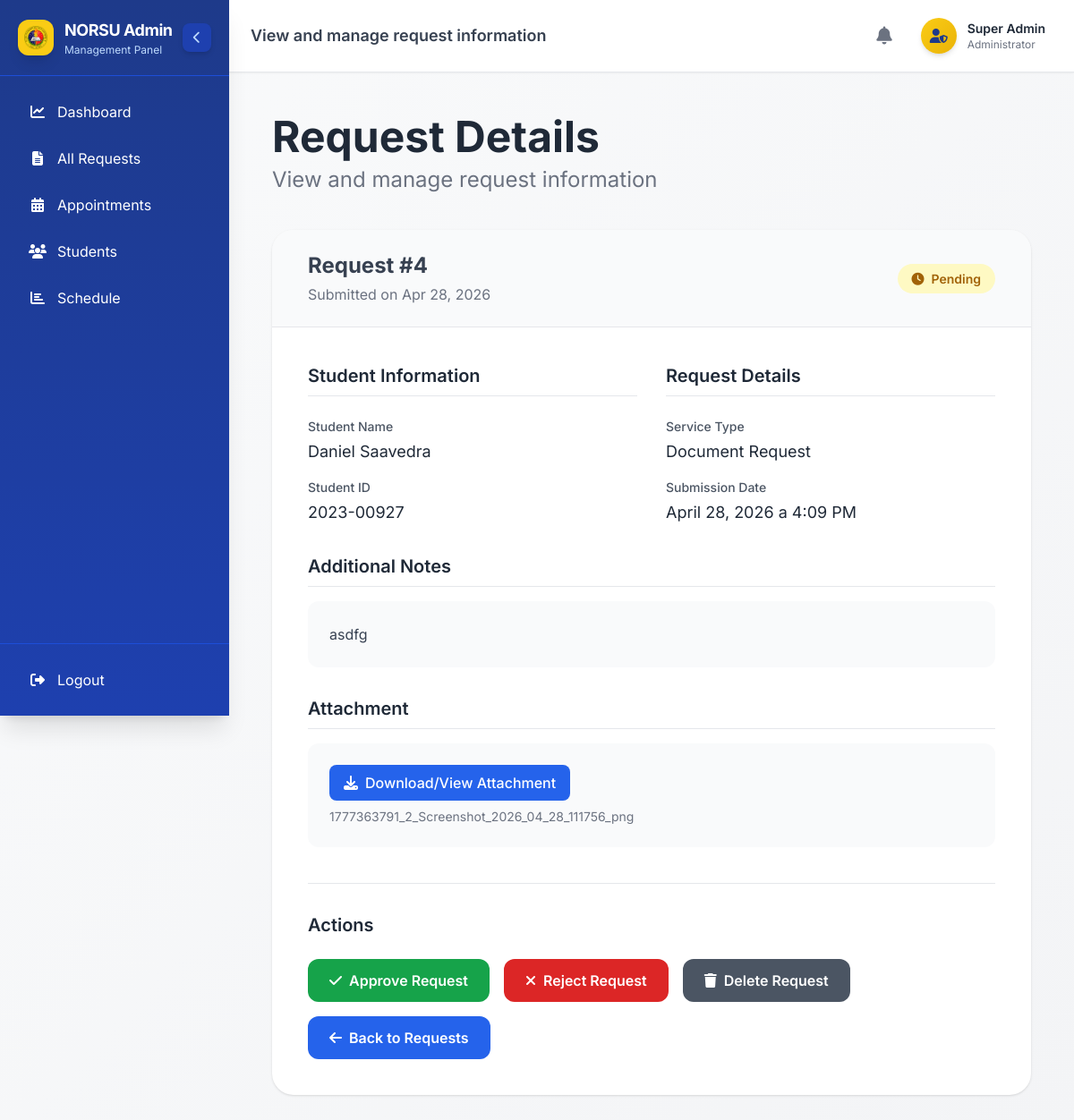
The app's page /public/admin/RequestView.php?id=4 (signed in) with its own data.
### tables this page shows
CREATE TABLE `requests` (
  `id` int(11) NOT NULL,
  `user_id` int(11) NOT NULL,
  `service_type` varchar(100) NOT NULL,
  `notes` text DEFAULT NULL,
  `year_level` varchar(50) DEFAULT NULL,
  `contact_number` varchar(20) DEFAULT NULL,
  `document_file` varchar(255) DEFAULT NULL,
  `status` enum('pending','approved','rejected','cancelled') DEFAULT 'pending',
  `created_at` datetime DEFAULT current_timestamp(),
  `updated_at` datetime DEFAULT NULL ON UPDATE current_timestamp()
);

CREATE TABLE `students` (
  `id` int(11) NOT NULL,
  `student_id` varchar(50) NOT NULL,
  `name` varchar(100) NOT NULL,
  `course` varchar(100) NOT NULL,
  `email` varchar(100) NOT NULL,
  `password` varchar(255) NOT NULL,
  `role` enum('super_admin','admin','student') NOT NULL DEFAULT 'student',
  `middle_name` varchar(100) DEFAULT NULL,
  `dob` date DEFAULT NULL,
  `profile_image` varchar(255) DEFAULT NULL,
  `phone_number` varchar(20) DEFAULT NULL,
  `created_at` timestamp NOT NULL DEFAULT current_timestamp(),
  `updated_at` timestamp NOT NULL DEFAULT current_timestamp() ON UPDATE current_timestamp()
);

### public/admin/RequestView.php (called while the page is built)
<?php
require_once __DIR__ . '/../../controller/admin/RequestViewPageController.php';
$viewData = RequestViewPageController::load();
extract($viewData);
include __DIR__ . '/../../view/admin/requestView.php';

### controller/admin/RequestViewPageController.php (called while the page is built, shortened)
<?php
class RequestViewPageController
{
    public static function load()
    {
        $viewData = AdminPageController::boot(
            'Request Details',
            'View and manage request information'
        );
        $conn = $viewData['conn'];
        $id = intval($_GET['id']);
        $query = mysqli_query($conn, "
            SELECT r.*, s.name, s.student_id, s.course
            FROM requests r
            LEFT JOIN students s ON r.user_id = s.id
            WHERE r.id = $id
        ");
        $request = mysqli_fetch_assoc($query);
        return array_merge($viewData, [
            'request' => $request,
        ]);
    }
}

### view/admin/requestView.php (the view, shortened to what this page needs)
<?php include __DIR__ . '/../../public/admin/includes/AdminHeader.php'; ?>
<div class="p-12">
    <h2 class="text-5xl font-bold text-gray-800 mb-2">Request Details</h2>
    <p class="text-gray-500 text-2xl mb-10">View and manage request information</p>
    <div class="bg-white rounded-3xl shadow overflow-hidden">
        <div class="px-10 py-6 border-b bg-gray-50">
            <div class="flex justify-between items-center">
                <div>
                    <h3 class="text-2xl font-bold text-gray-700">Request #<?php echo $request['id']; ?></h3>
                    <p class="text-gray-500 mt-1">Submitted on <?php echo date("M d, Y", strtotime($request['created_at'])); ?></p>
                </div>
                <div class="text-right">
                    <?php if ($request['status'] == 'pending'): ?>
                        <span class="bg-yellow-100 text-yellow-700 px-4 py-2 rounded-full text-sm font-semibold"><i class="fas fa-clock mr-2"></i>Pending</span>
                    <?php elseif ($request['status'] == 'approved'): ?>
                        <span class="bg-green-100 text-green-700 px-4 py-2 rounded-full text-sm font-semibold"><i class="fas fa-check mr-2"></i>Approved</span>
                    <?php else: ?>
                        <span class="bg-red-100 text-red-700 px-4 py-2 rounded-full text-sm font-semibold"><i class="fas fa-times mr-2"></i>Rejected</span>
                    <?php endif; ?>
                </div>
            </div>
        </div>
        <div class="p-10">
            <div class="grid grid-cols-1 md:grid-cols-2 gap-8">
                <div class="space-y-6">
                    <h4 class="text-xl font-semibold text-gray-800 border-b pb-2">Student Information</h4>
                    <div class="space-y-4">
                        <div>
                            <label class="block text-sm font-medium text-gray-600 mb-1">Student Name</label>
                            <p class="text-lg text-gray-800"><?php echo htmlspecialchars($request['name']); ?></p>
                        </div>
                        <div>
                            <label class="block text-sm font-medium text-gray-600 mb-1">Student ID</label>
                            <p class="text-lg text-gray-800"><?php echo htmlspecialchars($request['student_id']); ?></p>
                        </div>
                    </div>
                </div>
                <div class="space-y-6">
                    <h4 class="text-xl font-semibold text-gray-800 border-b pb-2">Request Details</h4>
                    <div class="space-y-4">
                        <div>
                            <label class="block text-sm font-medium text-gray-600 mb-1">Service Type</label>
                            <p class="text-lg text-gray-800"><?php echo htmlspecialchars($request['service_type']); ?></p>
                        </div>
                        <div>
                            <label class="block text-sm font-medium text-gray-600 mb-1">Submission Date</label>
                            <p class="text-lg text-gray-800"><?php echo date("F d, Y \a\t g:i A", strtotime($request['created_at'])); ?></p>
                        </div>
                    </div>
                </div>
            </div>
            <div class="mt-8">
                <h4 class="text-xl font-semibold text-gray-800 border-b pb-2 mb-4">Additional Notes</h4>
                <div class="bg-gray-50 rounded-xl p-6">
                    <p class="text-gray-700 leading-relaxed"><?php echo nl2br(htmlspecialchars($request['notes'])); ?></p>
                </div>
            </div>
            <div class="mt-8">
                <h4 class="text-xl font-semibold text-gray-800 border-b pb-2 mb-4">Attachment</h4>
                <?php if (!empty($request['document_file'])): ?>
                    <?php
                        $document_path = trim(str_replace('\\', '/', $request['document_file']));
                        $document_path = ltrim($document_path, '/');
                        if (strpos($document_path, 'public/uploads/requests/') === 0) {
                            $document_path = 'uploads/requests/' . basename($document_path);
                        } elseif (strpos($document_path, 'uploads/requests/') !== 0) {
                            $document_path = 'uploads/requests/' . basename($document_path);
                        }
                        $document_url = '../../' . implode('/', array_map('rawurlencode', explode('/', $document_path)));
                        $document_name = basename($document_path);
                    ?>
                    <div class="bg-gray-50 rounded-xl p-6">
                        <a href="<?php echo htmlspecialchars($document_url); ?>"
                           target="_blank"
                           class="inline-flex items-center gap-2 bg-blue-600 hover:bg-blue-700 text-white px-4 py-2 rounded-lg font-medium transition">
                            <i class="fas fa-download"></i>Download/View Attachment
                        </a>
                        <p class="text-sm text-gray-500 mt-2"><?php echo htmlspecialchars($document_name); ?></p>
                    </div>
                <?php else: ?>
                    <div class="bg-gray-50 rounded-xl p-6">
                        <p class="text-gray-500"><i class="fas fa-file-circle-xmark mr-2"></i>No attachment</p>
                    </div>
                <?php endif; ?>
            </div>
            <div class="mt-10 pt-8 border-t">
                <h4 class="text-xl font-semibold text-gray-800 mb-6">Actions</h4>
                <div class="flex flex-wrap gap-4">
                    <?php if ($request['status'] == 'pending'): ?>
                        <a href="Requests.php?approve=<?php echo $request['id']; ?>" onclick="return confirm('Approve this request?')" class="bg-green-600 hover:bg-green-700 text-white px-6 py-3 rounded-xl font-semibold transition flex items-center gap-2"><i class="fas fa-check"></i>Approve Request</a>
                        <a href="Requests.php?reject=<?php echo $request['id']; ?>" onclick="return confirm('Reject this request?')" class="bg-red-600 hover:bg-red-700 text-white px-6 py-3 rounded-xl font-semibold transition flex items-center gap-2"><i class="fas fa-times"></i>Reject Request</a>
                    <?php endif; ?>
                    <a href="DeleteRequest.php?id=<?php echo $request['id']; ?>" onclick="return confirm('Delete this request permanently?')" class="bg-gray-600 hover:bg-gray-700 text-white px-6 py-3 rounded-xl font-semibold transition flex items-center gap-2"><i class="fas fa-trash"></i>Delete Request</a>
                    <a href="Requests.php" class="bg-blue-600 hover:bg-blue-700 text-white px-6 py-3 rounded-xl font-semibold transition flex items-center gap-2"><i class="fas fa-arrow-left"></i>Back to Requests</a>
                </div>
            </div>
        </div>
    </div>
</div>

### public/admin/includes/AdminHeader.php (style rules this page uses)
* { margin: 0; padding: 0; box-sizing: border-box; }
body { font-family: 'Inter', sans-serif; background-color: #f8fafc; overflow-x: hidden; }
.flex { display: flex; }

### records on screen
requests: id "4", created_at "Apr 28, 2026", user.name "Daniel Saavedra", user.student_id "2023-00927", service_type "Document Request", created_at "April 28, 2026 a 4:09 PM", notes "asdfg", document_file "1777363791_2_Screenshot_2026_04_28_111756_png"

### other values on screen
$pageSubtitle "View and manage request information"
$_SESSION['name'] "Super Admin"
